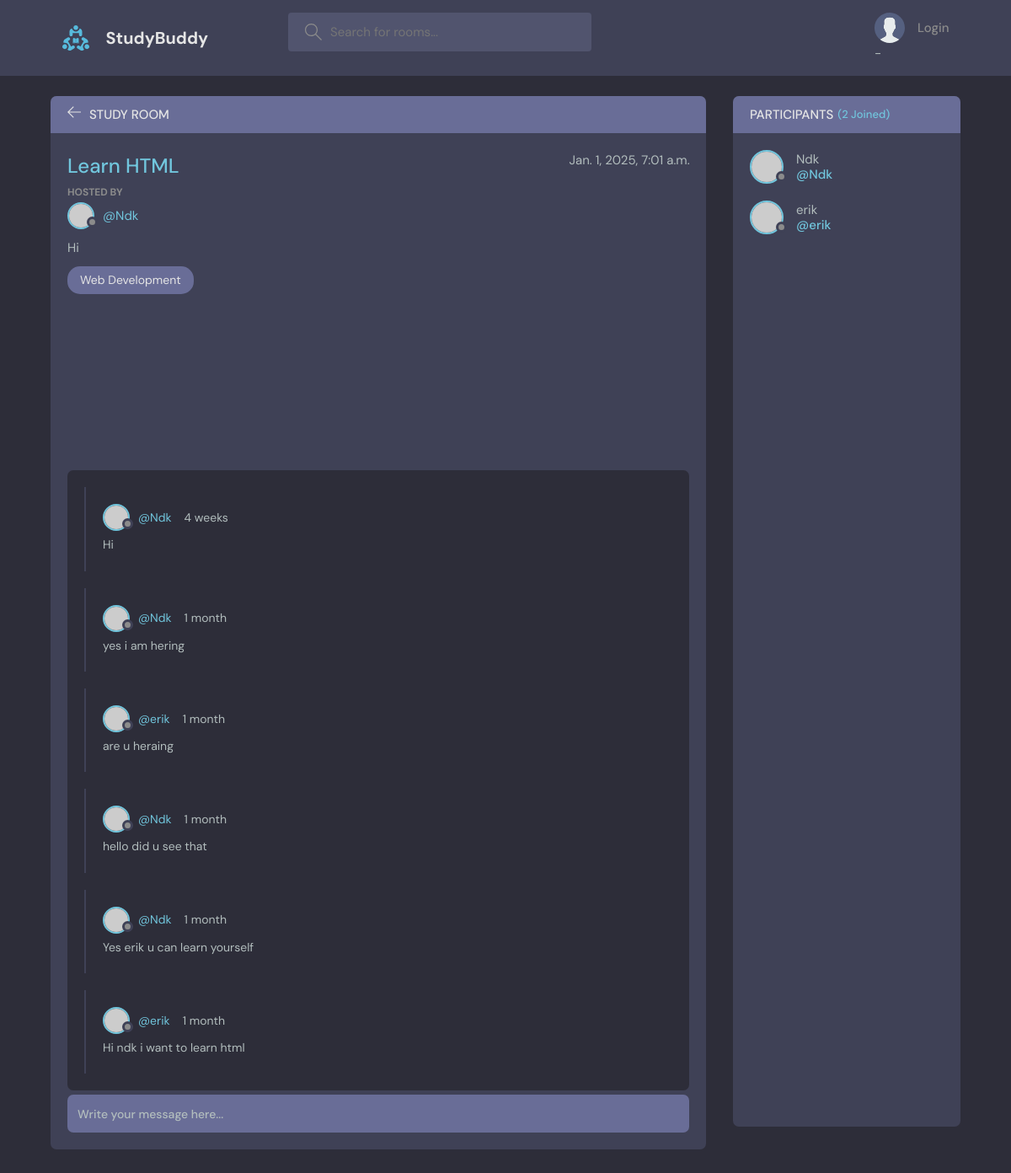
Page /room/15 on the committed database.
### base/models.py (models this page shows, shortened)
class Room(models.Model): # model is module and Model is Class name where we are inheriting
    host = models.ForeignKey(User,on_delete=models.CASCADE,null=True)
    topic = models.ForeignKey(Topic,on_delete=models.CASCADE,null=True)
    participants = models.ManyToManyField(User,related_name='participants',blank=True) # user may join
    name = models.CharField(max_length=200)
    description = models.TextField(null=True,blank=True)
    updated = models.DateTimeField(auto_now=True)
    created = models.DateTimeField(auto_now_add = True)
    class Meta:
        ordering = ['-updated','-created'] # It will order like LIFO last in first out

class Topic(models.Model):
    name = models.CharField(max_length=200)
    def __str__(self):
        return self.name

class Message(models.Model):
    user = models.ForeignKey(User,on_delete=models.CASCADE)
    room = models.ForeignKey(Room,on_delete=models.CASCADE)
    body = models.TextField()
    updated = models.DateTimeField(auto_now=True)
    created = models.DateTimeField(auto_now_add=True)
    class Meta:
        ordering = ['-created']

### base/views.py (the view, shortened to what this page needs)
# urls.py: path('room/<int:pk>',views.room,name='Room'),
def room(req,pk):
    room = Room.objects.get(id=pk)
    messages = room.message_set.all()
    participants = room.participants.all()
    context = {'room':room,'conversations':messages,'participants':participants}
    return render(req,'room.html',context)

### base/templates/base/room.html (shortened to what this page needs)
{% extends 'main.html' %} {% block content %}
<main class="profile-page layout layout--2">
  <div class="container">
    <div class="room">
      <div class="room__top">
        <div class="room__topLeft">
          <a href="{% url 'Home' %}">
            <svg
              version="1.1"
              xmlns="http://www.w3.org/2000/svg"
              width="32"
              height="32"
              viewBox="0 0 32 32"
            >
              <title>arrow-left</title>
              <path
                d="M13.723 2.286l-13.723 13.714 13.719 13.714 1.616-1.611-10.96-10.96h27.625v-2.286h-27.625l10.965-10.965-1.616-1.607z"
              ></path>
            </svg>
          </a>
          <h3>Study Room</h3>
        </div>
      </div>
      <div class="room__box scroll">
        <div class="room__header scroll">
          <div class="room__info">
            <h3>{{room.name}}</h3>
            <span>{{room.created}}</span>
          </div>
          <div class="room__hosted">
            <p>Hosted By</p>
            <a
              href="{% url 'user-Profile' pk=room.host.id %}"
              class="room__author"
            >
              <div class="avatar avatar--small">
                <img src="https://randomuser.me/api/portraits/men/37.jpg" />
              </div>
              <span>@{{room.host}}</span>
            </a>
          </div>
          <div class="room__details">{{room.description}}</div>
          <span class="room__topics">{{room.topic}}</span>
        </div>
        <div class="room__conversation">
          <div class="threads scroll">
            {% for message in conversations %}
            <div class="thread">
              <div class="thread__top">
                <div class="thread__author">
                  <a href="{% url 'user-Profile' pk=message.user.id %}" class="thread__authorInfo">
                    <div class="avatar avatar--small">
                      <img
                        src="https://randomuser.me/api/portraits/men/37.jpg"
                      />
                    </div>
                    <span>@{{message.user}}</span>
                  </a>
                  <span class="thread__date">{{message.created|timesince}}</span>
                </div>
              </div>
              <div class="thread__details">
                {{message.body}}
              </div>
            </div>
            {% endfor %}
          </div>
        </div>
      </div>
      <div class="room__message">
        <form action="" method="POST">
          <input name="body" placeholder="Write your message here..." />
        </form>
      </div>
    </div>
    <div class="participants">
      <h3 class="participants__top">
        Participants <span>({{participants.count}} Joined)</span>
      </h3>
      <div class="participants__list scroll">
        {% for participant in participants %}
        <a
          href="{% url 'user-Profile' pk=participant.id %}"
          class="participant"
        >
          <div class="avatar avatar--medium">
            <img src="https://randomuser.me/api/portraits/men/37.jpg" />
          </div>
          <p>
            {{participant.username}}
            <span>@{{participant.username}}</span>
          </p>
        </a>
        {% endfor %}
      </div>
    </div>
  </div>
</main>
{% endblock content %}

### rows in the picture
Room: name "Learn HTML", created "Jan. 1, 2025, 7:01 a.m.", host "Ndk", description "Hi", topic "Web Development"
Message: user "Ndk", created "4 weeks", body "Hi"
Message: user "Ndk", created "1 month", body "yes i am hering"
Message: user "erik", created "1 month", body "are u heraing"
Message: user "Ndk", created "1 month", body "hello did u see that"
Message: user "Ndk", created "1 month", body "Yes erik u can learn yourself"
Message: user "erik", created "1 month", body "Hi ndk i want to learn html"

### other values in the picture
{{ participants.count }} "2"
{{ participant.username }} "Ndk"
{{ participant.username }} "erik"
